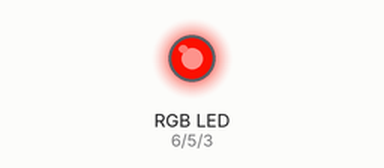
Bench run of a sketch on a simulated Arduino Uno, built with avr-gcc and run on an emulated ATmega328P. Shown: an RGB LED mixed from three pins (HIGH = lit). Dim RGB values are drawn brighter than linear.

Above: at 0.15 s.
At 4.05 s:
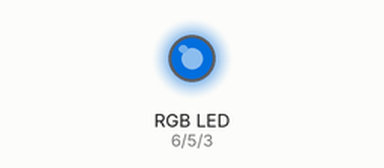
At 10.06 s:
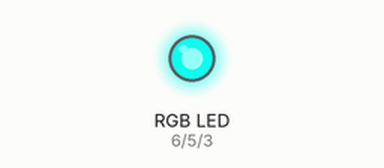
At 19.98 s:
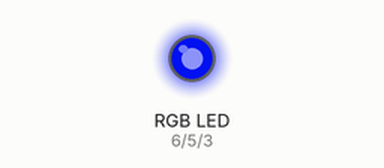
At 29.9 s:
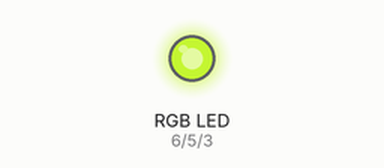
At 39.82 s:
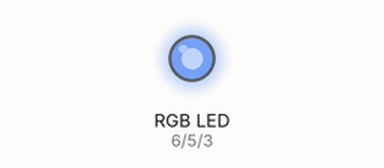
Timing chart, 0 to 39.7 s (numbered marks = the images above):
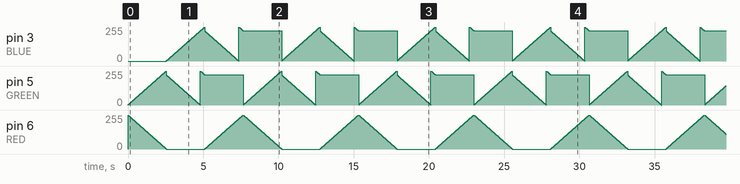

The sketch:

LESSON3_Light.ino
```cpp
#define BLUE 3
#define GREEN 5
#define RED 6

void setup()
{
  pinMode(RED,OUTPUT);
  pinMode(GREEN,OUTPUT);
  pinMode(BLUE, OUTPUT);
  digitalWrite(RED, HIGH);
  digitalWrite(GREEN,LOW);
  digitalWrite(BLUE, LOW);
}
int redvalue;
int greenvalue;
int bluevalue;

void loop()
{
 #define delayTime 10
 redvalue=255;
 greenvalue=0;
 bluevalue = 0;

 for(int i = 0; i <255 ; i+=1)
 {
  redvalue -= 1;
  greenvalue += 1;

  analogWrite(RED, redvalue);
  analogWrite(GREEN, greenvalue);
  delay(delayTime);
 }
 redvalue=0;
 greenvalue=225;
 bluevalue = 0;
 for(int i = 0; i <255 ; i+=1)
 {
  greenvalue -= 1;
  bluevalue += 1;

  analogWrite(GREEN, greenvalue);
  analogWrite(BLUE, bluevalue);
  delay(delayTime);
 }


 redvalue=0;
 greenvalue=0;
 bluevalue = 225;
 for(int i = 0; i <255 ; i+=1)
 {
  bluevalue -= 1;
  redvalue += 1;

  analogWrite(BLUE, bluevalue);
  analogWrite(RED, redvalue);
  delay(delayTime);
 }


}
```
